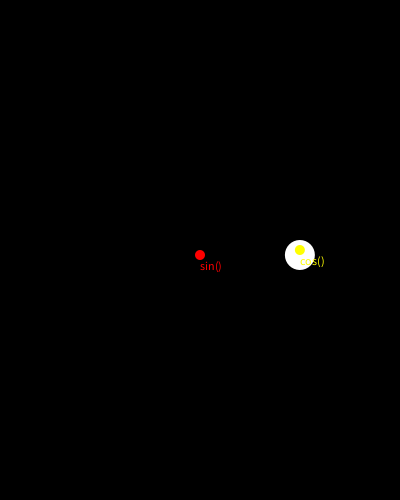
Frame 1 (no input)
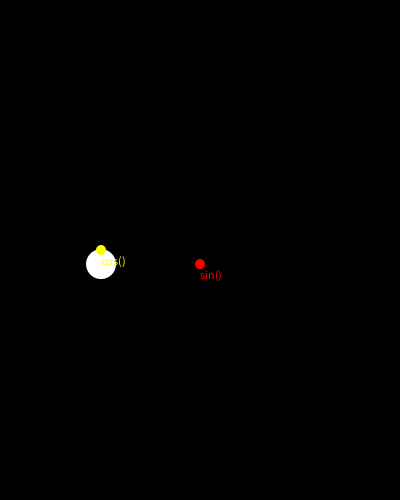
Frame 60 (the mouse pressed at the canvas centre just before this capture)
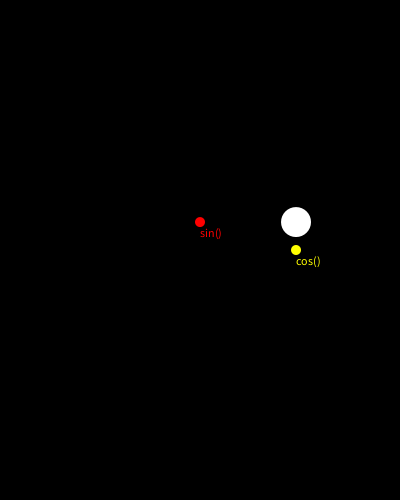
Frame 120 (the mouse held since frame 60 and released just before this capture)

The Processing sketch that drew these frames (run headless with seeded random() and noise(); from frame 60 on, the mouse is pressed at the canvas centre):

// Processing sketch: sin_n_cos
// ── sin_n_cos.pde
void setup() {
  size(400, 500);
  background(0);
}

void draw() {
  background(0);
  
  float freq = frameCount * 0.05; // frequency - time or angle!
  float amp = 100; // amplitude
  float sinVale = sin( freq ) * amp; // range -100 to 100
  float cosVale = cos( freq ) * amp;
  
  float x = width/2 + cosVale;
  float y = height/2 + sinVale;
  
  //float r = map(sinVale, -1, 1, 0, 255);
  //fill(r, 0, 255);
  
  noStroke();
  fill(255);
  ellipse(x, y, 30, 30);
  
  fill(255,0,0);
  ellipse(width/2, y, 10, 10);
  text( "sin()", width/2, y + 15);
  fill(255,255,0);
  ellipse(x, height/2, 10, 10);
  text( "cos()", x, height/2 + 15);
}
